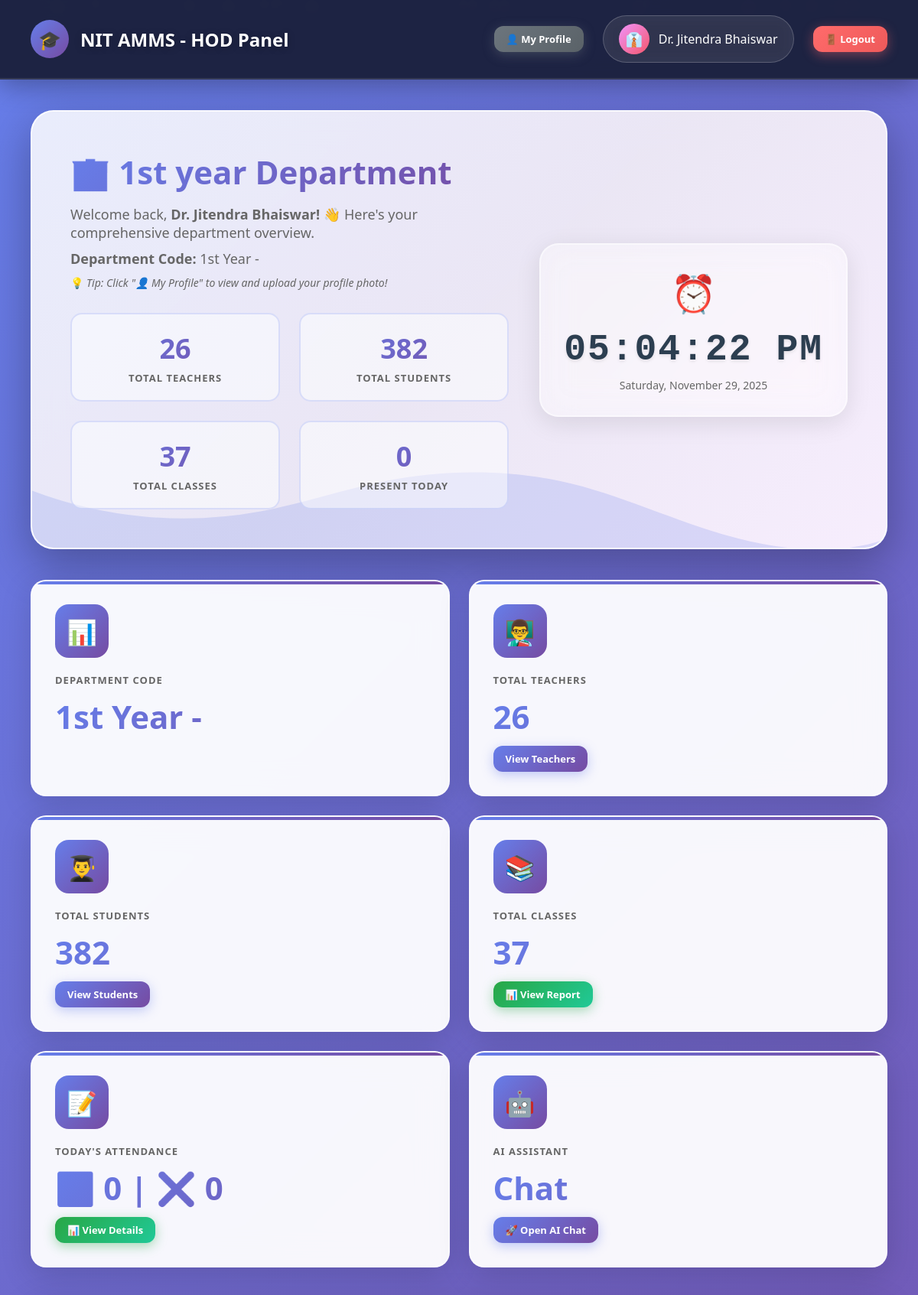
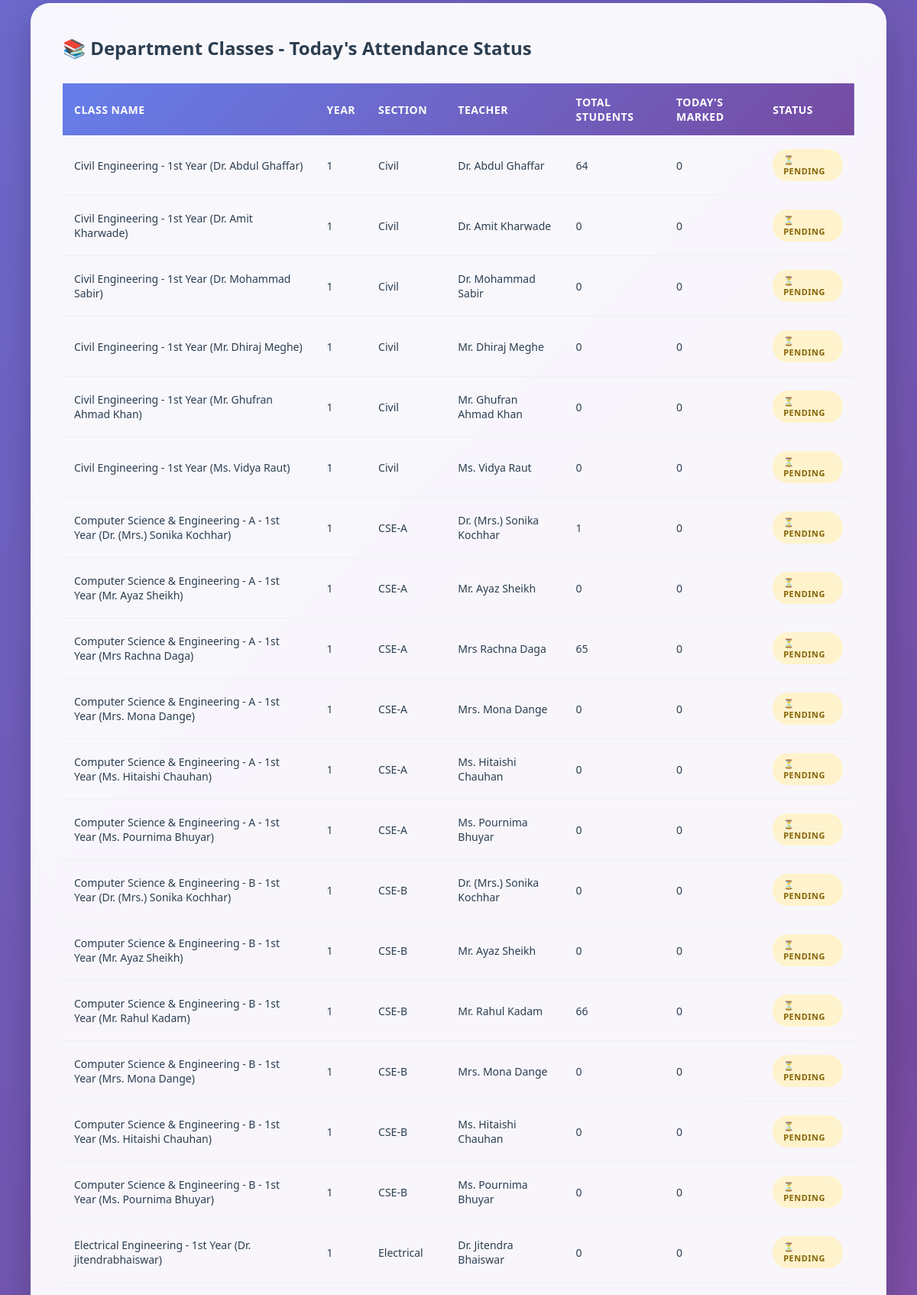
Screenshot of /hod/ai_chat.php (signed in, upper part) with the database file from the repository (2 pictures, top to bottom).
### tables this page shows
CREATE TABLE `users` (
  `id` int(11) NOT NULL,
  `username` varchar(50) NOT NULL,
  `password` varchar(255) NOT NULL,
  `full_name` varchar(100) NOT NULL,
  `email` varchar(100) NOT NULL,
  `phone` varchar(15) DEFAULT NULL,
  `photo` varchar(255) DEFAULT NULL,
  `role` enum('admin','hod','teacher') NOT NULL,
  `department_id` int(11) DEFAULT NULL,
  `is_active` tinyint(1) DEFAULT 1,
  `created_at` timestamp NOT NULL DEFAULT current_timestamp()
);

CREATE TABLE `departments` (
  `id` int(11) NOT NULL,
  `dept_name` varchar(100) NOT NULL,
  `dept_code` varchar(20) NOT NULL,
  `hod_id` int(11) DEFAULT NULL,
  `created_at` timestamp NOT NULL DEFAULT current_timestamp()
);

CREATE TABLE `classes` (
  `id` int(11) NOT NULL,
  `class_name` varchar(100) NOT NULL,
  `department_id` int(11) NOT NULL,
  `year` int(11) NOT NULL,
  `section` varchar(10) NOT NULL,
  `teacher_id` int(11) NOT NULL,
  `semester` int(11) NOT NULL,
  `academic_year` varchar(20) NOT NULL,
  `created_at` timestamp NOT NULL DEFAULT current_timestamp()
);

### db.php (called while the page is built, shortened)
<?php
$conn = new mysqli(DB_HOST, DB_USER, DB_PASS, DB_NAME);
$conn->set_charset("utf8mb4");
$conn->query("SET time_zone = '+05:30'");
function isLoggedIn() {
    return isset($_SESSION['user_id']) && isset($_SESSION['role']);
}
function getCurrentUser() {
    global $conn;
    $user_id = $_SESSION['user_id'];
    $role = $_SESSION['role'];
    if ($role === 'student') {
        $query = "SELECT * FROM students WHERE id = ?";
    } elseif ($role === 'parent') {
        $query = "SELECT * FROM parents WHERE id = ?";
    } else {
        $query = "SELECT * FROM users WHERE id = ?";
    }
    $stmt = $conn->prepare($query);
    $stmt->bind_param("i", $user_id);
    $stmt->execute();
    $result = $stmt->get_result();
    return $result->fetch_assoc();
}
?>

### hod/ai_chat.php (the view, shortened to what this page needs)
<?php
require_once '../db.php';
$user = getCurrentUser();
$department_id = $_SESSION['department_id'];
$dept_query = "SELECT * FROM departments WHERE id = $department_id";
$dept_result = $conn->query($dept_query);
$department = $dept_result->fetch_assoc();
$stats = [];
$result = $conn->query("SELECT COUNT(*) as count FROM users WHERE role = 'teacher' AND department_id = $department_id AND is_active = 1");
$stats['teachers'] = $result->fetch_assoc()['count'];
$result = $conn->query("SELECT COUNT(*) as count FROM students WHERE department_id = $department_id AND is_active = 1");
$stats['students'] = $result->fetch_assoc()['count'];
$result = $conn->query("SELECT COUNT(*) as count FROM classes WHERE department_id = $department_id");
$stats['classes'] = $result->fetch_assoc()['count'];
$today = date('Y-m-d');
$today_query = "SELECT COUNT(*) as total,
                SUM(CASE WHEN sa.status = 'present' THEN 1 ELSE 0 END) as present,
                SUM(CASE WHEN sa.status = 'absent' THEN 1 ELSE 0 END) as absent
                FROM student_attendance sa
                JOIN classes c ON sa.class_id = c.id
                WHERE c.department_id = $department_id AND sa.attendance_date = '$today'";
$today_result = $conn->query($today_query);
$today_stats = $today_result->fetch_assoc();
$classes_query = "SELECT c.*, u.full_name as teacher_name,
                  (SELECT COUNT(*) FROM students WHERE class_id = c.id AND is_active = 1) as student_count,
                  (SELECT COUNT(*) FROM student_attendance WHERE class_id = c.id AND attendance_date = '$today') as today_marked
                  FROM classes c
                  LEFT JOIN users u ON c.teacher_id = u.id
                  WHERE c.department_id = $department_id
                  ORDER BY c.class_name";
$classes = $conn->query($classes_query);
?>
<!DOCTYPE html>
<html lang="en">
<head>
</head>
<body>
    <div class="particles">
    </div>
    <nav class="navbar">
        <div class="navbar-brand">
            <div class="navbar-logo">🎓</div>
            <h1>NIT AMMS - HOD Panel</h1>
        </div>
        <div class="user-info">
            <a href="profile.php" class="btn btn-secondary btn-sm">👤 My Profile</a>
            <div class="user-profile">
                <div class="user-avatar">👔</div>
                <span><?php echo htmlspecialchars($user['full_name']); ?></span>
            </div>
            <a href="../logout.php" class="btn btn-danger btn-sm">🚪 Logout</a>
        </div>
    </nav>
    <div class="main-content">
        <div class="hero-welcome">
            <div class="hero-background"></div>
            <div class="animated-wave"></div>
            <div class="hero-content">
                <div class="hero-text">
                    <h2>🏢 <?php echo htmlspecialchars($department['dept_name']); ?> Department</h2>
                    <p>Welcome back, <strong><?php echo htmlspecialchars($user['full_name']); ?>!</strong> 👋 Here's your comprehensive department overview.</p>
                    <p style="margin-top: 10px;"><strong>Department Code:</strong> <?php echo htmlspecialchars($department['dept_code']); ?></p>
                    <p style="margin-top: 10px; font-size: 14px;">💡 <em>Tip: Click "👤 My Profile" to view and upload your profile photo!</em></p>
                    <div class="hero-stats">
                        <div class="hero-stat-item">
                            <div class="hero-stat-value"><?php echo $stats['teachers']; ?></div>
                            <div class="hero-stat-label">Total Teachers</div>
                        </div>
                        <div class="hero-stat-item">
                            <div class="hero-stat-value"><?php echo $stats['students']; ?></div>
                            <div class="hero-stat-label">Total Students</div>
                        </div>
                        <div class="hero-stat-item">
                            <div class="hero-stat-value"><?php echo $stats['classes']; ?></div>
                            <div class="hero-stat-label">Total Classes</div>
                        </div>
                        <div class="hero-stat-item">
                            <div class="hero-stat-value"><?php echo ($today_stats['present'] ?? 0); ?></div>
                            <div class="hero-stat-label">Present Today</div>
                        </div>
                    </div>
                </div>
                <div class="glass-clock">
                    <div class="clock-icon">⏰</div>
                    <div class="time" id="liveClock">--:--:--</div>
                    <div class="date" id="liveDate">Loading...</div>
                </div>
            </div>
        </div>
        <div class="premium-stats">
            <div class="premium-stat-card">
                <div class="stat-icon-wrapper">📊</div>
                <div class="stat-details">
                    <h4>Department Code</h4>
                    <div class="stat-value-large"><?php echo htmlspecialchars($department['dept_code']); ?></div>
                </div>
            </div>
            <div class="premium-stat-card">
                <div class="stat-icon-wrapper">👨‍🏫</div>
                <div class="stat-details">
                    <h4>Total Teachers</h4>
                    <div class="stat-value-large"><?php echo $stats['teachers']; ?></div>
                    <a href="view_teachers.php" class="btn btn-primary btn-sm">View Teachers</a>
                </div>
            </div>
            <div class="premium-stat-card">
                <div class="stat-icon-wrapper">👨‍🎓</div>
                <div class="stat-details">
                    <h4>Total Students</h4>
                    <div class="stat-value-large"><?php echo $stats['students']; ?></div>
                    <a href="view_students.php" class="btn btn-primary btn-sm">View Students</a>
                </div>
            </div>
            <div class="premium-stat-card">
                <div class="stat-icon-wrapper">📚</div>
                <div class="stat-details">
                    <h4>Total Classes</h4>
                    <div class="stat-value-large"><?php echo $stats['classes']; ?></div>
                    <a href="attendance_reports.php" class="btn btn-success btn-sm">📊 View Report</a>
                </div>
            </div>
            <div class="premium-stat-card">
                <div class="stat-icon-wrapper">📝</div>
                <div class="stat-details">
                    <h4>Today's Attendance</h4>
                    <div class="stat-value-large">
                        ✅ <?php echo $today_stats['present'] ?? 0; ?> |
                        ❌ <?php echo $today_stats['absent'] ?? 0; ?>
                    </div>
                    <a href="view_department_attendance.php" class="btn btn-success btn-sm">📊 View Details</a>
                </div>
            </div>
            <div class="premium-stat-card">
                <div class="stat-icon-wrapper">🤖</div>
                <div class="stat-details">
                    <h4>AI Assistant</h4>
                    <div class="stat-value-large">Chat</div>
                    <a href="ai_chat.php" class="btn btn-primary btn-sm">🚀 Open AI Chat</a>
                </div>
            </div>
        </div>
        <div class="table-container">
            <h3>📚 Department Classes - Today's Attendance Status</h3>
            <table>
                <thead>
                    <tr>
                        <th>Class Name</th>
                        <th>Year</th>
                        <th>Section</th>
                        <th>Teacher</th>
                        <th>Total Students</th>
                        <th>Today's Marked</th>
                        <th>Status</th>
                    </tr>
                </thead>
                <tbody>
                    <?php
                    $classes->data_seek(0);
                    while ($class = $classes->fetch_assoc()):
                    ?>
                    <tr>
                        <td><?php echo htmlspecialchars($class['class_name']); ?></td>
                        <td><?php echo htmlspecialchars($class['year']); ?></td>
                        <td><?php echo htmlspecialchars($class['section']); ?></td>
                        <td><?php echo htmlspecialchars($class['teacher_name'] ?? 'Not Assigned'); ?></td>
                        <td><?php echo $class['student_count']; ?></td>
                        <td><?php echo $class['today_marked']; ?></td>
                        <td>
                            <?php if ($class['today_marked'] > 0): ?>
                                <span class="badge badge-success">✅ Marked</span>
                            <?php else: ?>
                                <span class="badge badge-warning">⏳ Pending</span>
                            <?php endif; ?>
                        </td>
                    </tr>
                    <?php endwhile; ?>
                </tbody>
            </table>
        </div>
    </div>
</body>
</html>

### rows the page displays
users: full_name "Dr. Jitendra Bhaiswar"
departments: dept_name "1st year", dept_code "1st Year -"
classes: class_name "Civil Engineering - 1st Year (Dr. Abdul Ghaffar)", year "1", section "Civil", users.full_name "Dr. Abdul Ghaffar", student_count "64", today_marked "0", shows "⏳ PENDING"
classes: class_name "Civil Engineering - 1st Year (Dr. Amit Kharwade)", year "1", section "Civil", users.full_name "Dr. Amit Kharwade", student_count "0", today_marked "0", shows "⏳ PENDING"
classes: class_name "Civil Engineering - 1st Year (Dr. Mohammad Sabir)", year "1", section "Civil", users.full_name "Dr. Mohammad Sabir", student_count "0", today_marked "0", shows "⏳ PENDING"
classes: class_name "Civil Engineering - 1st Year (Mr. Dhiraj Meghe)", year "1", section "Civil", users.full_name "Mr. Dhiraj Meghe", student_count "0", today_marked "0", shows "⏳ PENDING"
classes: class_name "Civil Engineering - 1st Year (Mr. Ghufran Ahmad Khan)", year "1", section "Civil", users.full_name "Mr. Ghufran Ahmad Khan", student_count "0", today_marked "0", shows "⏳ PENDING"
classes: class_name "Civil Engineering - 1st Year (Ms. Vidya Raut)", year "1", section "Civil", users.full_name "Ms. Vidya Raut", student_count "0", today_marked "0", shows "⏳ PENDING"
classes: class_name "Computer Science & Engineering - A - 1st Year (Dr. (Mrs.) Sonika Kochhar)", year "1", section "CSE-A", users.full_name "Dr. (Mrs.) Sonika Kochhar", student_count "1", today_marked "0", shows "⏳ PENDING"
classes: class_name "Computer Science & Engineering - A - 1st Year (Mr. Ayaz Sheikh)", year "1", section "CSE-A", users.full_name "Mr. Ayaz Sheikh", student_count "0", today_marked "0", shows "⏳ PENDING"
classes: class_name "Computer Science & Engineering - A - 1st Year (Mrs Rachna Daga)", year "1", section "CSE-A", users.full_name "Mrs Rachna Daga", student_count "65", today_marked "0", shows "⏳ PENDING"
classes: class_name "Computer Science & Engineering - A - 1st Year (Mrs. Mona Dange)", year "1", section "CSE-A", users.full_name "Mrs. Mona Dange", student_count "0", today_marked "0", shows "⏳ PENDING"
classes: class_name "Computer Science & Engineering - A - 1st Year (Ms. Hitaishi Chauhan)", year "1", section "CSE-A", users.full_name "Ms. Hitaishi Chauhan", student_count "0", today_marked "0", shows "⏳ PENDING"
classes: class_name "Computer Science & Engineering - A - 1st Year (Ms. Pournima Bhuyar)", year "1", section "CSE-A", users.full_name "Ms. Pournima Bhuyar", student_count "0", today_marked "0", shows "⏳ PENDING"
classes: class_name "Computer Science & Engineering - B - 1st Year (Dr. (Mrs.) Sonika Kochhar)", year "1", section "CSE-B", users.full_name "Dr. (Mrs.) Sonika Kochhar", student_count "0", today_marked "0", shows "⏳ PENDING"
classes: class_name "Computer Science & Engineering - B - 1st Year (Mr. Ayaz Sheikh)", year "1", section "CSE-B", users.full_name "Mr. Ayaz Sheikh", student_count "0", today_marked "0", shows "⏳ PENDING"
classes: class_name "Computer Science & Engineering - B - 1st Year (Mr. Rahul Kadam)", year "1", section "CSE-B", users.full_name "Mr. Rahul Kadam", student_count "66", today_marked "0", shows "⏳ PENDING"
classes: class_name "Computer Science & Engineering - B - 1st Year (Mrs. Mona Dange)", year "1", section "CSE-B", users.full_name "Mrs. Mona Dange", student_count "0", today_marked "0", shows "⏳ PENDING"
classes: class_name "Computer Science & Engineering - B - 1st Year (Ms. Hitaishi Chauhan)", year "1", section "CSE-B", users.full_name "Ms. Hitaishi Chauhan", student_count "0", today_marked "0", shows "⏳ PENDING"
classes: class_name "Computer Science & Engineering - B - 1st Year (Ms. Pournima Bhuyar)", year "1", section "CSE-B", users.full_name "Ms. Pournima Bhuyar", student_count "0", today_marked "0", shows "⏳ PENDING"
classes: class_name "Electrical Engineering - 1st Year (Dr. jitendrabhaiswar)", year "1", section "Electrical", users.full_name "Dr. Jitendra Bhaiswar", student_count "0", today_marked "0", shows "⏳ PENDING"

### other values shown
$stats['teachers'] "26"
$stats['students'] "382"
$stats['classes'] "37"
$today_stats['present'] "0"
$today_stats['absent'] "0"
